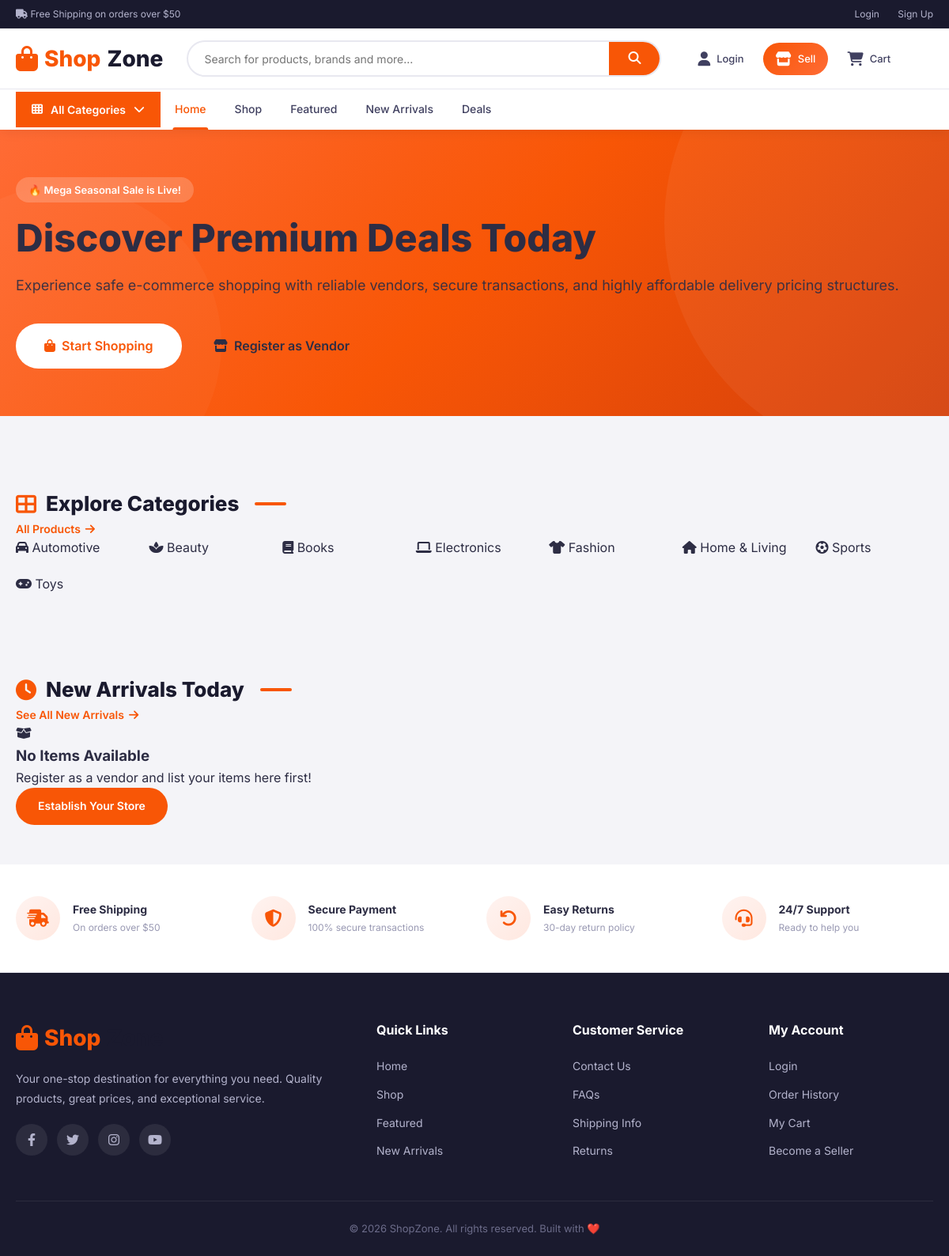
The page / on the database its author committed.
### tables this page shows
CREATE TABLE categories (
    id INT AUTO_INCREMENT PRIMARY KEY,
    name VARCHAR(100) NOT NULL,
    slug VARCHAR(100) UNIQUE NOT NULL,
    icon VARCHAR(50) DEFAULT 'fa-tag',
    created_at TIMESTAMP DEFAULT CURRENT_TIMESTAMP
);

### includes/functions.php (called while the page is built, shortened)
<?php
function isLoggedIn(): bool {
    return isset($_SESSION['user_id']);
}
function e(?string $str): string {
    return htmlspecialchars($str ?? '', ENT_QUOTES, 'UTF-8');
}
function getCategories(PDO $pdo): array {
    return $pdo->query("SELECT * FROM categories ORDER BY name ASC")->fetchAll();
}

### index.php (the view, shortened to what this page needs)
<?php
require_once 'includes/functions.php';
require_once 'includes/header.php';
$stmt = $pdo->query("SELECT p.*, c.name as category_name, u.shop_name,
    (SELECT AVG(rating) FROM reviews WHERE product_id = p.id) as avg_rating,
    (SELECT COUNT(*) FROM reviews WHERE product_id = p.id) as review_count
    FROM products p
    JOIN categories c ON p.category_id = c.id
    JOIN users u ON p.seller_id = u.id
    WHERE p.status = 'approved'
    ORDER BY p.created_at DESC LIMIT 12");
$latest = $stmt->fetchAll();
?>
<section class="hero">
    <div class="container">
        <div class="hero-inner">
            <span class="hero-badge">🔥 Mega Seasonal Sale is Live!</span>
            <h1>Discover Premium Deals Today</h1>
            <p>Experience safe e-commerce shopping with reliable vendors, secure transactions, and highly affordable delivery pricing structures.</p>
            <div class="hero-btns">
                <a href="<?= SITE_URL ?>/shop.php" class="btn btn-white btn-lg">
                    <i class="fas fa-shopping-bag"></i> Start Shopping
                </a>
                <a href="<?= SITE_URL ?>/auth/register.php?role=seller" class="btn btn-outline-w btn-lg">
                    <i class="fas fa-store"></i> Register as Vendor
                </a>
            </div>
        </div>
    </div>
</section>
<section class="section">
    <div class="container">
        <div class="section-head">
            <h2 class="section-title"><i class="fas fa-th-large"></i> Explore Categories</h2>
            <a href="<?= SITE_URL ?>/shop.php" class="view-all">All Products <i class="fas fa-arrow-right"></i></a>
        </div>
        <div class="categories-grid">
            <?php foreach ($categories as $cat): ?>
                <a href="<?= SITE_URL ?>/shop.php?category=<?= $cat['id'] ?>" class="cat-card">
                    <i class="fas <?= e($cat['icon']) ?>"></i>
                    <span><?= e($cat['name']) ?></span>
                </a>
            <?php endforeach; ?>
        </div>
    </div>
</section>
<section class="section">
    <div class="container">
        <div class="section-head">
            <h2 class="section-title"><i class="fas fa-clock"></i> New Arrivals Today</h2>
            <a href="<?= SITE_URL ?>/shop.php?sort=newest" class="view-all">See All New Arrivals <i class="fas fa-arrow-right"></i></a>
        </div>
        <?php if (!empty($latest)): ?>
            <div class="products-grid">
                <?php foreach ($latest as $product): ?>
                    <?php include 'includes/product-card.php'; ?>
                <?php endforeach; ?>
            </div>
        <?php else: ?>
            <div class="empty-box">
                <i class="fas fa-box-open"></i>
                <h3>No Items Available</h3>
                <p>Register as a vendor and list your items here first!</p>
                <a href="<?= SITE_URL ?>/auth/register.php?role=seller" class="btn btn-primary">Establish Your Store</a>
            </div>
        <?php endif; ?>
    </div>
</section>
<?php require_once 'includes/footer.php'; ?>

### includes/header.php (shortened to what this page needs)
<?php
$categories = getCategories($pdo);
$cartCount = getCartCount($pdo);
$user = currentUser($pdo);
?>
<!DOCTYPE html>
<html lang="en">
<head>
    <link rel="stylesheet" href="https://cdnjs.cloudflare.com/ajax/libs/font-awesome/6.4.0/css/all.min.css">
    <link rel="stylesheet" href="<?= SITE_URL ?>/assets/css/style.css">
</head>
<body>
<div class="top-bar">
    <div class="container">
        <div>
            <span><i class="fas fa-truck"></i> Free Shipping on orders over $50</span>
        </div>
        <div>
            <?php if (isLoggedIn()): ?>
                <a href="<?= SITE_URL ?>/buyer/orders.php"><i class="fas fa-box"></i> Track Order</a>
                <a href="<?= SITE_URL ?>/buyer/profile.php"><i class="fas fa-user"></i> My Account</a>
            <?php else: ?>
                <a href="<?= SITE_URL ?>/auth/login.php">Login</a>
                <a href="<?= SITE_URL ?>/auth/register.php">Sign Up</a>
            <?php endif; ?>
        </div>
    </div>
</div>
<header class="header">
    <div class="header-main">
        <div class="container">
            <a href="<?= SITE_URL ?>" class="logo">
                <i class="fas fa-shopping-bag"></i>
                Shop<span>Zone</span>
            </a>
            <div class="search-bar">
                <form action="<?= SITE_URL ?>/shop.php" method="GET">
                    <input type="text" name="search" placeholder="Search for products, brands and more..."
                           value="<?= htmlspecialchars($_GET['search'] ?? '') ?>">
                    <button type="submit"><i class="fas fa-search"></i></button>
                </form>
            </div>
            <div class="header-actions">
                <?php if (isLoggedIn()): ?>
                    <?php if (getUserRole() === 'admin'): ?>
                        <a href="<?= SITE_URL ?>/admin/" class="header-btn btn-seller">
                            <i class="fas fa-shield-alt"></i>
                            <span>Admin</span>
                        </a>
                    <?php elseif (getUserRole() === 'seller'): ?>
                        <a href="<?= SITE_URL ?>/seller/" class="header-btn btn-seller">
                            <i class="fas fa-store"></i>
                            <span>Dashboard</span>
                        </a>
                    <?php endif; ?>
                    <a href="<?= SITE_URL ?>/buyer/cart.php" class="header-btn">
                        <i class="fas fa-shopping-cart"></i>
                        <span>Cart</span>
                        <?php if ($cartCount > 0): ?>
                            <span class="cart-badge"><?= $cartCount ?></span>
                        <?php endif; ?>
                    </a>
                    <a href="<?= SITE_URL ?>/buyer/profile.php" class="header-btn">
                        <i class="fas fa-user-circle"></i>
                        <span><?= htmlspecialchars($user['name'] ?? 'Account') ?></span>
                    </a>
                    <a href="<?= SITE_URL ?>/auth/logout.php" class="header-btn">
                        <i class="fas fa-sign-out-alt"></i>
                    </a>
                <?php else: ?>
                    <a href="<?= SITE_URL ?>/auth/login.php" class="header-btn">
                        <i class="fas fa-user"></i>
                        <span>Login</span>
                    </a>
                    <a href="<?= SITE_URL ?>/auth/register.php?role=seller" class="header-btn btn-seller">
                        <i class="fas fa-store"></i>
                        <span>Sell</span>
                    </a>
                    <a href="<?= SITE_URL ?>/buyer/cart.php" class="header-btn">
                        <i class="fas fa-shopping-cart"></i>
                        <span>Cart</span>
                    </a>
                <?php endif; ?>
            </div>
        </div>
    </div>
    <nav class="nav-bar">
        <div class="container">
            <div class="categories-dropdown">
                <button class="categories-btn">
                    <i class="fas fa-th"></i>
                    All Categories
                    <i class="fas fa-chevron-down"></i>
                </button>
            </div>
            <div class="nav-links">
                <a href="<?= SITE_URL ?>" class="<?= basename($_SERVER['PHP_SELF']) === 'index.php' && !isset($_GET['page']) ? 'active' : '' ?>">Home</a>
                <a href="<?= SITE_URL ?>/shop.php">Shop</a>
                <a href="<?= SITE_URL ?>/shop.php?featured=1">Featured</a>
                <a href="<?= SITE_URL ?>/shop.php?sort=newest">New Arrivals</a>
                <a href="<?= SITE_URL ?>/shop.php?sort=sale">Deals</a>
            </div>
        </div>
    </nav>
</header>

### includes/footer.php (shortened to what this page needs)
<div class="features">
    <div class="container">
        <div class="features-grid">
            <div class="feature-item">
                <div class="feature-icon">
                    <i class="fas fa-shipping-fast"></i>
                </div>
                <div class="feature-text">
                    <h4>Free Shipping</h4>
                    <p>On orders over $50</p>
                </div>
            </div>
            <div class="feature-item">
                <div class="feature-icon">
                    <i class="fas fa-shield-alt"></i>
                </div>
                <div class="feature-text">
                    <h4>Secure Payment</h4>
                    <p>100% secure transactions</p>
                </div>
            </div>
            <div class="feature-item">
                <div class="feature-icon">
                    <i class="fas fa-undo"></i>
                </div>
                <div class="feature-text">
                    <h4>Easy Returns</h4>
                    <p>30-day return policy</p>
                </div>
            </div>
            <div class="feature-item">
                <div class="feature-icon">
                    <i class="fas fa-headset"></i>
                </div>
                <div class="feature-text">
                    <h4>24/7 Support</h4>
                    <p>Ready to help you</p>
                </div>
            </div>
        </div>
    </div>
</div>
<footer class="footer">
    <div class="container">
        <div class="footer-grid">
            <div class="footer-brand">
                <a href="<?= SITE_URL ?>" class="logo">
                    <i class="fas fa-shopping-bag"></i>
                    Shop<span>Zone</span>
                </a>
                <p>Your one-stop destination for everything you need. Quality products, great prices, and exceptional service.</p>
                <div class="social-links">
                    <a href="#"><i class="fab fa-facebook-f"></i></a>
                    <a href="#"><i class="fab fa-twitter"></i></a>
                    <a href="#"><i class="fab fa-instagram"></i></a>
                    <a href="#"><i class="fab fa-youtube"></i></a>
                </div>
            </div>
            <div class="footer-col">
                <h4>Quick Links</h4>
                <ul>
                    <li><a href="<?= SITE_URL ?>">Home</a></li>
                    <li><a href="<?= SITE_URL ?>/shop.php">Shop</a></li>
                    <li><a href="<?= SITE_URL ?>/shop.php?featured=1">Featured</a></li>
                    <li><a href="<?= SITE_URL ?>/shop.php?sort=newest">New Arrivals</a></li>
                </ul>
            </div>
            <div class="footer-col">
                <h4>Customer Service</h4>
                <ul>
                    <li><a href="#">Contact Us</a></li>
                    <li><a href="#">FAQs</a></li>
                    <li><a href="#">Shipping Info</a></li>
                    <li><a href="#">Returns</a></li>
                </ul>
            </div>
            <div class="footer-col">
                <h4>My Account</h4>
                <ul>
                    <li><a href="<?= SITE_URL ?>/auth/login.php">Login</a></li>
                    <li><a href="<?= SITE_URL ?>/buyer/orders.php">Order History</a></li>
                    <li><a href="<?= SITE_URL ?>/buyer/cart.php">My Cart</a></li>
                    <li><a href="<?= SITE_URL ?>/auth/register.php?role=seller">Become a Seller</a></li>
                </ul>
            </div>
        </div>
        <div class="footer-bottom">
            <p>&copy; <?= date('Y') ?> <?= SITE_NAME ?>. All rights reserved. Built with ❤️</p>
        </div>
    </div>
</footer>
</body>
</html>

### rows shown on the page
categories: name "Automotive"
categories: name "Beauty"
categories: name "Books"
categories: name "Electronics"
categories: name "Fashion"
categories: name "Home & Living"
categories: name "Sports"
categories: name "Toys"

### other values the page prints
SITE_NAME "ShopZone"
